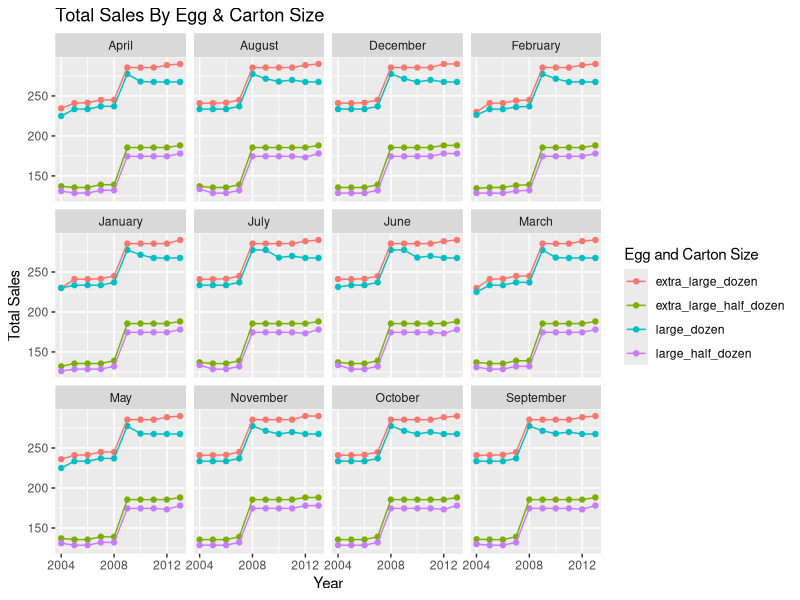
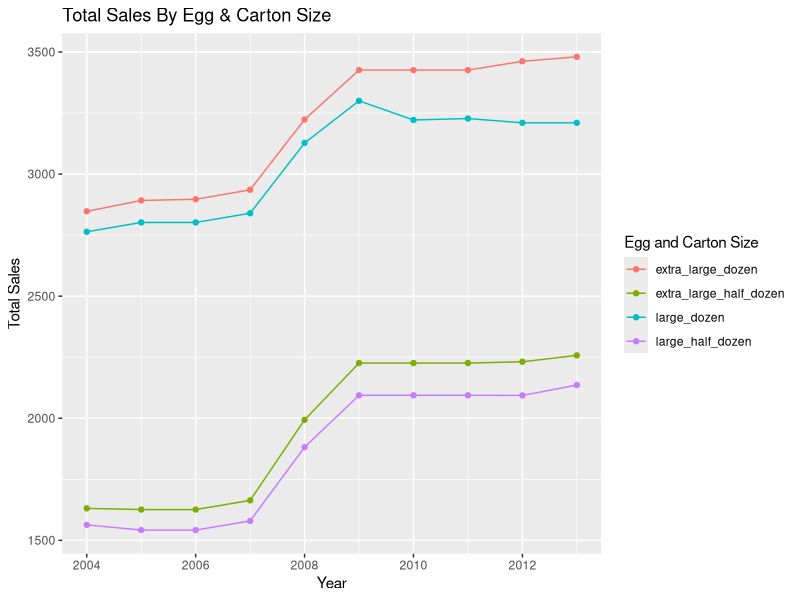
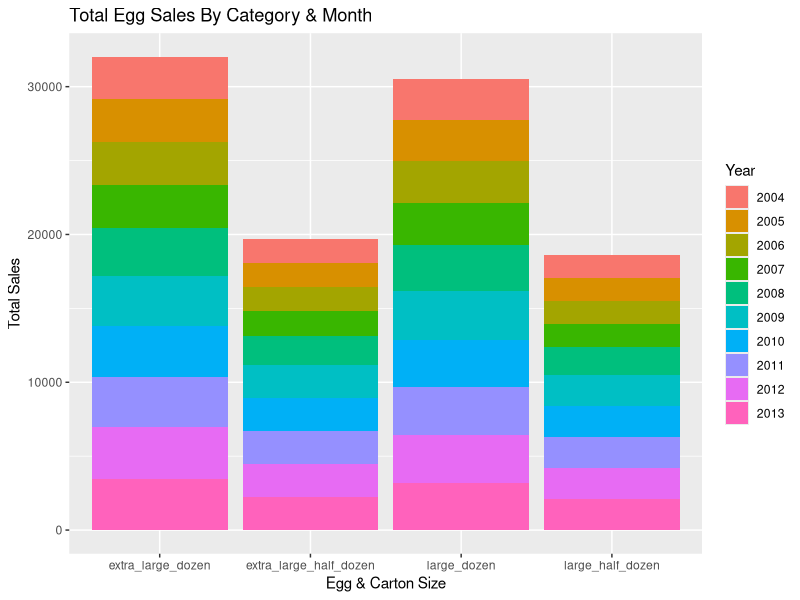
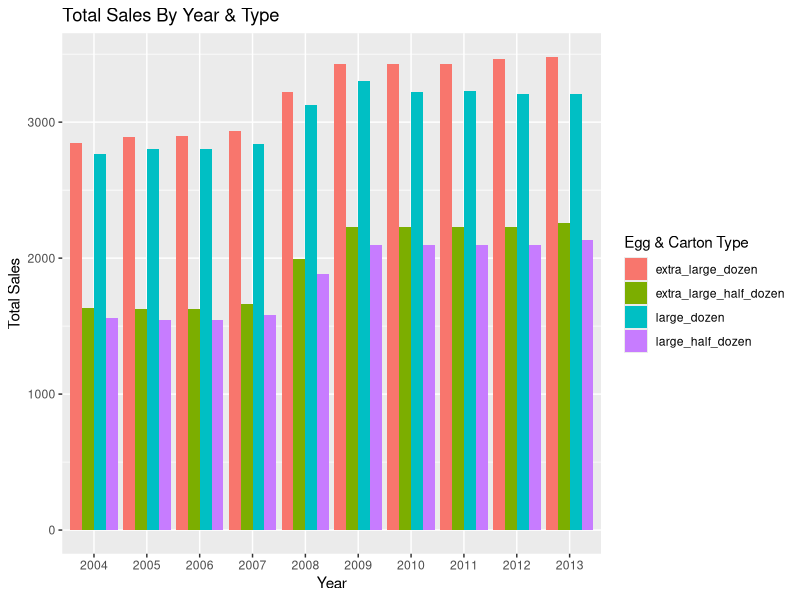

Write R code to recreate these figures, in order.
## ---- chunk 1
#| label: setup
#| warning: false
#| message: false

library(tidyverse)
library(ggplot2)

knitr::opts_chunk$set(echo = TRUE, warning=FALSE, message=FALSE)
## ---- chunk 2
df <- read_csv('./_data/eggs_tidy.csv')
df
## ---- chunk 3
# Create column for egg carton type
df <- df %>%
      pivot_longer(cols = c(large_half_dozen,
                            large_dozen,
                            extra_large_half_dozen,
                            extra_large_dozen),
                   names_to = "type",
                   values_to = "sales")

# Display data to help show data transformation process
df
## ---- chunk 4
# Create a temp tibble that groups information by year, type, and month
# Summarize the number of sales and display new tibble
# Note: this will be used for the first visual
temp <- df %>%
  group_by(year, type, month) %>%
  summarise(total = sum(sales), .groups = "keep")
temp
## ---- chunk 5
# Create another temp tibble that groups information by year and type
# Summarize the number of sales and display new tibble
# Note: this will be used for the second visual
tempPrime <- df %>%
  group_by(year, type) %>%
  summarise(total = sum(sales), .groups = "keep")
tempPrime
## ---- chunk 6
# Create the first plot which shows total sales of each category across each month
ggplot(data = temp, 
       mapping = aes(x = year, y = total, color = type)) +
  geom_point() + 
  geom_line() + 
  facet_wrap(vars(month)) + 
  labs(
    x = "Year",
    y = "Total Sales",
    color = "Egg and Carton Size",
    title = "Total Sales By Egg & Carton Size"
  ) +
  scale_x_continuous(breaks = c(2004, 2008, 2012))
## ---- chunk 7
# Create the second plot which shows total sales of each category across each year
ggplot(data = tempPrime, 
       mapping = aes(x = year, y = total, color = type)) +
  geom_point() + 
  geom_line() + 
  labs(
    x = "Year",
    y = "Total Sales",
    color = "Egg and Carton Size",
    title = "Total Sales By Egg & Carton Size"
  )
## ---- chunk 8
# Group the type of carton and egg size by type, year and compute the total
categoryYear <- df %>%
  group_by(type, year) %>%
  summarise(total = sum(sales), .groups = "keep") %>%
  mutate(year = as.character(year))
categoryYear
## ---- chunk 9
# Generate the bar graph
ggplot(data = categoryYear, mapping = aes(x = type, y = total, fill = year)) +
  geom_bar(stat = "identity", position = "stack") + 
  labs(
    x = "Egg & Carton Size",
    y = "Total Sales",
    fill = "Year",
    title = "Total Egg Sales By Category & Month"
  )
## ---- chunk 10
# Convert year to character so it is treated as discrete variable
tempPrime <- tempPrime %>% 
             mutate(year = as.character(year))

# Generate bar plot
ggplot(tempPrime, mapping = aes(x = year, y = total, fill = type)) + 
  geom_bar(position = "dodge", stat = "identity") +
  labs(
    x = "Year",
    y = "Total Sales",
    fill = "Egg & Carton Type",
    title = "Total Sales By Year & Type"
  )
